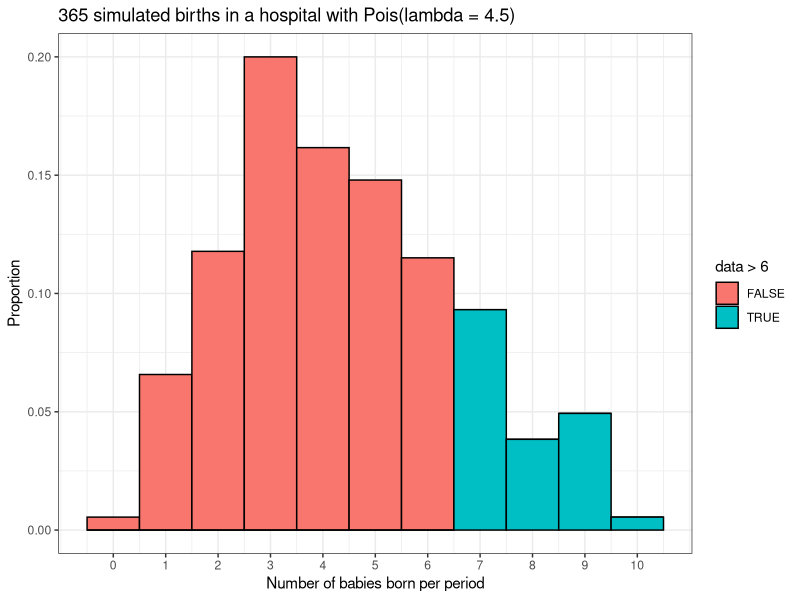

Write the R code that produced this figure.
print(ppois(6, 4.5, lower.tail = FALSE))

# simulating births in this hospital for a year (n = 365) using rpois()
library(dplyr)
library(ggplot2)

set.seed(2)

babies <- data.frame('data' = rpois(365, 4.5))

result <- babies %>% ggplot() + geom_histogram(aes(x = data, y = stat(count / sum(count)), fill = data > 6), binwidth = 1, color = 'black',) + scale_x_continuous(breaks = 0:10) + labs(x = 'Number of babies born per period', y = 'Proportion', title = '365 simulated births in a hospital with Pois(lambda = 4.5)') + theme_bw()

print(result)

# To see the simulated result where data > 6
print(babies %>% dplyr::summarize(six_babies = sum(babies$data > 6) / n()))